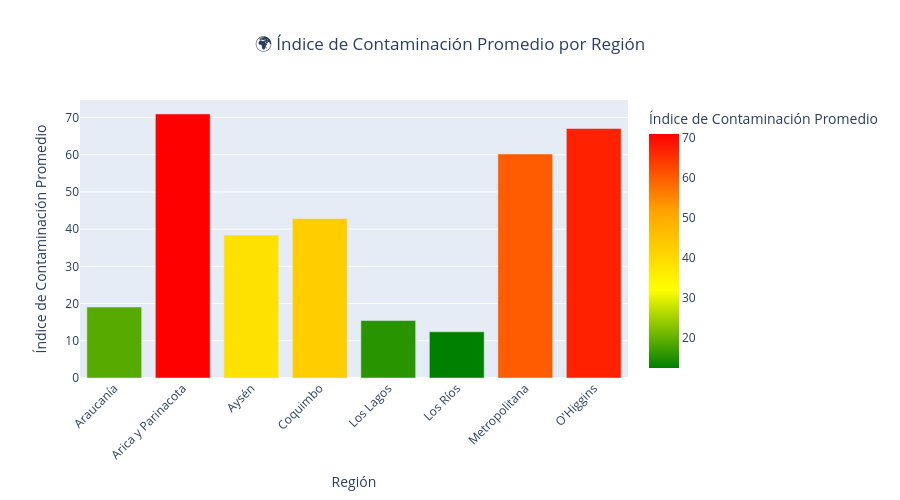
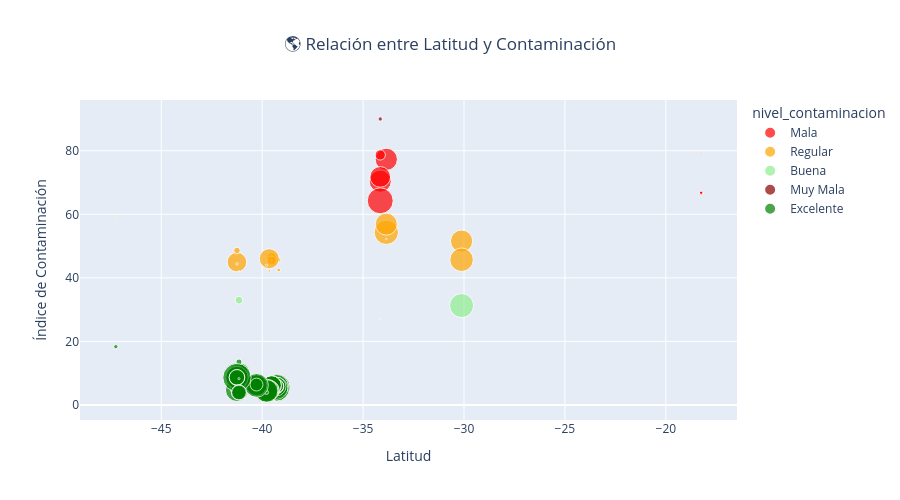

Notebook code for these charts, in order:
### Code cell
# 📊 Análisis geoespacial por región y visualizaciones complementarias

# 1. Análisis por región
print("📊 Creando análisis complementario por región...")

if len(estaciones_geo_validas) > 0:
    
    # Resumen por región
    region_summary = estaciones_geo_validas.groupby('region').agg({
        'indice_contaminacion': ['mean', 'count'],
        'FEC_MEDICION': 'sum',
        'Conductividad Específica (µS/cm a 25°C)': 'mean',
        'Ph a 25°C': 'mean'
    }).round(2)
    
    region_summary.columns = ['_'.join(col).strip() for col in region_summary.columns.values]
    region_summary = region_summary.reset_index()
    
    # Gráfico de barras por región - Índice de contaminación promedio
    fig_region = px.bar(
        region_summary,
        x='region',
        y='indice_contaminacion_mean',
        color='indice_contaminacion_mean',
        title='🌍 Índice de Contaminación Promedio por Región',
        labels={
            'region': 'Región',
            'indice_contaminacion_mean': 'Índice de Contaminación Promedio'
        },
        color_continuous_scale=['green', 'yellow', 'orange', 'red']
    )
    
    fig_region.update_layout(
        xaxis_tickangle=-45,
        height=500,
        title_x=0.5
    )
    
    fig_region.show()
    
    # 2. Mapa de calor de intensidad de monitoreo
    print("\n🔥 Creando mapa de calor de intensidad de monitoreo...")
    
    # Crear datos para mapa de calor
    heat_data = []
    for idx, row in estaciones_geo_validas.iterrows():
        # Usar número de mediciones como peso del punto de calor
        weight = min(row['FEC_MEDICION'] / 10, 50)  # Normalizar peso
        heat_data.append([row['lat'], row['lon'], weight])
    
    # Crear mapa de calor
    heat_map = folium.Map(
        location=[-35.0, -71.0],
        zoom_start=5,
        tiles='OpenStreetMap'
    )
    
    # Agregar capa de calor
    HeatMap(
        heat_data,
        radius=50,
        blur=25,
        max_zoom=1,
        name='Intensidad de Monitoreo'
    ).add_to(heat_map)
    
    # Agregar marcadores simplificados para referencia
    for idx, row in estaciones_geo_validas.iterrows():
        folium.CircleMarker(
            location=[row['lat'], row['lon']],
            radius=5,
            popup=f"{row['GLS_ESTACION'][:30]}...",
            color='blue',
            weight=1,
            fillOpacity=0.5
        ).add_to(heat_map)
    
    folium.LayerControl().add_to(heat_map)
    
    print("✅ Mapa de calor creado")
    
    # 3. Análisis de correlación geográfica
    print("\n🔍 Análisis de patrones geográficos...")
    
    # Scatter plot: Latitud vs Índice de contaminación
    fig_lat = px.scatter(
        estaciones_geo_validas,
        x='lat',
        y='indice_contaminacion',
        size='FEC_MEDICION',
        color='nivel_contaminacion',
        hover_name='GLS_ESTACION',
        title='🌎 Relación entre Latitud y Contaminación',
        labels={
            'lat': 'Latitud',
            'indice_contaminacion': 'Índice de Contaminación',
            'FEC_MEDICION': 'Número de Mediciones'
        },
        color_discrete_map=colores_contaminacion
    )
    
    fig_lat.update_layout(height=500, title_x=0.5)
    fig_lat.show()
    
    # 4. Resumen estadístico por zona geográfica
    print("\n📈 Resumen estadístico por zona geográfica:")
    
    # Clasificar por zona según latitud
    def clasificar_zona(lat):
        if lat > -30:
            return 'Norte'
        elif lat > -40:
            return 'Centro'
        else:
            return 'Sur'
    
    estaciones_geo_validas['zona'] = estaciones_geo_validas['lat'].apply(clasificar_zona)
    
    zona_stats = estaciones_geo_validas.groupby('zona').agg({
        'indice_contaminacion': ['mean', 'std', 'count'],
        'Conductividad Específica (µS/cm a 25°C)': 'mean',
        'Ph a 25°C': 'mean',
        'Temperatura Temperatura muestra °C': 'mean'
    }).round(2)
    
    print("Por zona geográfica:")
    for zona in ['Norte', 'Centro', 'Sur']:
        if zona in estaciones_geo_validas['zona'].values:
            zona_data = estaciones_geo_validas[estaciones_geo_validas['zona'] == zona]
            count = len(zona_data)
            avg_cont = zona_data['indice_contaminacion'].mean()
            avg_temp = zona_data['Temperatura Temperatura muestra °C'].mean()
            print(f"   🌍 {zona}: {count} estaciones, Contaminación: {avg_cont:.1f}, Temp: {avg_temp:.1f}°C")
    
    print(f"\n🎯 Estaciones georreferenciadas exitosamente: {len(estaciones_geo_validas)}")
    
    # Mostrar el mapa de calor
    heat_map
    
else:
    print("❌ No hay datos geoespaciales válidos para análisis")

### Figure 1 — Plotly figure (JSON) as saved in the notebook; plotly's stock layout.template omitted (floating-point values rounded to 4 significant figures)
{"data": [{"hovertemplate": "Región=%{x}<br>Índice de Contaminación Promedio=%{marker.color}<extra></extra>", "legendgroup": "", "marker": {"color": [19.09, 70.96, 38.4, 42.85, 15.43, 12.41, 60.19, 67.03], "coloraxis": "coloraxis", "pattern": {"shape": ""}}, "name": "", "orientation": "v", "showlegend": false, "textposition": "auto", "type": "bar", "x": ["Araucanía", "Arica y Parinacota", "Aysén", "Coquimbo", "Los Lagos", "Los Ríos", "Metropolitana", "O'Higgins"], "xaxis": "x", "y": [19.09, 70.96, 38.4, 42.85, 15.43, 12.41, 60.19, 67.03], "yaxis": "y"}], "layout": {"barmode": "relative", "coloraxis": {"colorbar": {"title": {"text": "Índice de Contaminación Promedio"}}, "colorscale": [[0, "green"], [0.3333, "yellow"], [0.6667, "orange"], [1, "red"]]}, "height": 500, "legend": {"tracegroupgap": 0}, "title": {"text": "🌍 Índice de Contaminación Promedio por Región", "x": 0.5}, "xaxis": {"anchor": "y", "domain": [0, 1], "tickangle": -45, "title": {"text": "Región"}}, "yaxis": {"anchor": "x", "domain": [0, 1], "title": {"text": "Índice de Contaminación Promedio"}}}}

### Figure 2 — Plotly figure (JSON) as saved in the notebook; plotly's stock layout.template omitted (floating-point values rounded to 4 significant figures)
{"data": [{"hovertemplate": "<b>%{hovertext}</b><br><br>nivel_contaminacion=Mala<br>Latitud=%{x}<br>Índice de Contaminación=%{y}<br>Número de Mediciones=%{marker.size}<extra></extra>", "hovertext": ["LAGO CHUNGARA-SECTOR CENTRO", "LAGO CHUNGARA-AJATA", "LAGO CHUNGARA-RIO CHUNGARA", "LAGUNA DE ACULEO FRENTE A CASA DE BOMBAS", "EMBALSE RAPEL EN SECTOR LAS BALSAS", "EMBALSE RAPEL EN SECTOR BRAZO ALHUE", "LAGO RAPEL EN LLALLAUQUEN", "EMBALSE RAPEL EN EL MURO (CA)"], "legendgroup": "Mala", "marker": {"color": "red", "size": [6, 5, 1, 214, 212, 186, 46, 292], "sizemode": "area", "sizeref": 0.8675, "symbol": "circle"}, "mode": "markers", "name": "Mala", "orientation": "v", "showlegend": true, "type": "scatter", "x": [-18.25, -18.25, -18.25, -33.85, -34.15, -34.15, -34.15, -34.15], "xaxis": "x", "y": [66.7, 66.8, 79.37, 77.31, 70.41, 71.77, 78.69, 64.26], "yaxis": "y"}, {"hovertemplate": "<b>%{hovertext}</b><br><br>nivel_contaminacion=Regular<br>Latitud=%{x}<br>Índice de Contaminación=%{y}<br>Número de Mediciones=%{marker.size}<extra></extra>", "hovertext": ["EMBALSE LA PALOMA EN SECTOR BRAZO RIO GRANDE", "EMBALSE LA PALOMA EN SECTOR BRAZO RIO GUATULAME", "LAGUNA DE ACULEO FRENTE PUNTILLA LEON", "LAGUNA DE ACULEO EN SECTOR DESAGUE", "LAGO COLICO RIO TRAFAMPULLI", "LAGO COLICO EN RIO CURACO", "RIO LLANQUIHUE ANTES LAGO PANGUIPULLI", "RIO COÑARIPE EN LAGO CALAFQUEN", "RIO MELILAHUEN EN LAGO CALAFQUEN", "ESTERO DIUCO EN LAGO CALAFQUEN", "ESTERO COMONAHUE EN LAGO CALAFQUEN", "ESTERO NILFE EN LAGO CALAFQUEN", "CANAL HUEINICA EN LAGO CALAFQUEN", "RIO HUANEHUE ANTES LAGO PANGUIPULLI", "RIO LLANQUIHUE 2 AFLUENTE LAGO PANGUIPULLI", "RIO NILTRE EN LAGO PANGUIPULLI", "RIO ENCO EN LAGO RIÑIHUE", "LAGO MAIHUE RIO BLANCO O PILLANLEUFU", "RIO MAULLIN EN LLANQUIHUE (EFLUENTE)", "LAGO RIESGO RIO LOS PINOS", "LAGO COCHRANE RIO DESAGUE"], "legendgroup": "Regular", "marker": {"color": "orange", "size": [214, 240, 256, 211, 9, 6, 167, 40, 38, 1, 2, 1, 1, 174, 3, 3, 2, 1, 19, 1, 2], "sizemode": "area", "sizeref": 0.8675, "symbol": "circle"}, "mode": "markers", "name": "Regular", "orientation": "v", "showlegend": true, "type": "scatter", "x": [-30.12, -30.12, -33.85, -33.85, -39.18, -39.18, -41.25, -39.53, -39.53, -39.53, -39.53, -39.53, -39.53, -39.65, -41.25, -39.65, -39.78, -33.85, -41.25, -41.15, -47.25], "xaxis": "x", "y": [51.56, 45.7, 54.33, 56.9, 45.66, 42.48, 44.96, 46.45, 45.37, 46.92, 43.86, 44.14, 45.56, 46.04, 44.39, 42.16, 43.95, 52.23, 48.59, 42.1, 58.48], "yaxis": "y"}, {"hovertemplate": "<b>%{hovertext}</b><br><br>nivel_contaminacion=Buena<br>Latitud=%{x}<br>Índice de Contaminación=%{y}<br>Número de Mediciones=%{marker.size}<extra></extra>", "hovertext": ["EMBALSE LA PALOMA EN SECTOR MURO", "LAGO TODOS LOS SANTOS EN SECTOR CENTRO", "Lago El Camino Centro"], "legendgroup": "Buena", "marker": {"color": "lightgreen", "size": [251, 27, 1], "sizemode": "area", "sizeref": 0.8675, "symbol": "circle"}, "mode": "markers", "name": "Buena", "orientation": "v", "showlegend": true, "type": "scatter", "x": [-30.12, -41.15, -34.15], "xaxis": "x", "y": [31.27, 32.95, 27.06], "yaxis": "y"}, {"hovertemplate": "<b>%{hovertext}</b><br><br>nivel_contaminacion=Muy Mala<br>Latitud=%{x}<br>Índice de Contaminación=%{y}<br>Número de Mediciones=%{marker.size}<extra></extra>", "hovertext": ["EMBALSE EL YESO (LM)"], "legendgroup": "Muy Mala", "marker": {"color": "darkred", "size": [8], "sizemode": "area", "sizeref": 0.8675, "symbol": "circle"}, "mode": "markers", "name": "Muy Mala", "orientation": "v", "showlegend": true, "type": "scatter", "x": [-34.15], "xaxis": "x", "y": [90.0], "yaxis": "y"}, {"hovertemplate": "<b>%{hovertext}</b><br><br>nivel_contaminacion=Excelente<br>Latitud=%{x}<br>Índice de Contaminación=%{y}<br>Número de Mediciones=%{marker.size}<extra></extra>", "hovertext": ["LAGUNA GRANDE DE SAN PEDRO EN SECTOR SUR", "LAGUNA GRANDE DE SAN PEDRO EN SECTOR CENTRO", "LAGUNA GRANDE DE SAN PEDRO EN SECTOR DESAGÜE", "LAGUNA GRANDE DE SAN PEDRO EN SECTOR CENTRO 2", "LAGO LANALHUE FRENTE A HOSTERIA", "LAGO COLICO EN PUERTO COLICO", "LAGO COLICO SECTOR CENTRO", "LAGO COLICO BAHIA RIO TRAFAMPULLI", "LAGO VILLARRICA EN PELAGIAL VILLARRICA", "LAGO VILLARRICA EN SECTOR MOLCO", "LAGO VILLARRICA EN SECTOR LA POZA", "LAGO VILLARRICA EN BAHIA PUCON", "LAGO VILLARRICA EN PELAGIAL CENTRO", "LAGO VILLARRICA EN LITORAL VILLARRICA", "LAGO VILLARRICA EN LITORAL SUR", "LAGO VILLARRICA EN LITORAL PUCON", "LAGO VILLARRICA EN LITORAL NORTE", "LAGO CALAFQUEN EN BAHIA LICANRAY", "LAGO CALAFQUEN EN CENTRO DEL LAGO", "LAGO CALAFQUEN EN BAHIA COÑARIPE", "LAGO PANGUIPULLI EN BAHIA PANGUIPULLI", "LAGO PANGUIPULLI EN CENTRO DEL LAGO", "LAGO PANGUIPULLI EN BAHIA CHOSHUENCO", "LAGO RIÑIHUE EN DESAGÜE", "LAGO RIÑIHUE EN RIÑIHUE", "LAGO RIÑIHUE EN ENCO", "LAGO RIÑIHUE EN SECTOR ENCO 2", "LAGO RIÑIHUE EN SECTOR CENTRO", "LAGO MAIHUE SECTOR LOS LLOLLES", "LAGO RANCO SECTOR BAHIA FUTRONO", "LAGO RANCO EN FUTRONO", "LAGO RANCO EN PUERTO NUEVO", "LAGO RANCO EN RIÑINAHUE", "LAGO RANCO EN RIÑINAHUE 2", "LAGO LLANQUIHUE EN PUERTO OCTAY", "LAGO LLANQUIHUE EN FRUTILLAR", "LAGO LLANQUIHUE EN PUERTO VARAS", "LAGO LLANQUIHUE EN ENSENADA", "LAGO LLANQUIHUE EN Z MAX", "LAGO LLANQUIHUE EN PUERTO OCTAY 2", "LAGO LLANQUIHUE EN FRUTILLAR 2", "LAGO LLANQUIHUE EN PUERTO VARAS 2", "LAGO TODOS LOS SANTOS SECTOR PEULLA", "LAGO TODOS LOS SANTOS  SECTOR PETROHUE", "LAGO TODOS LOS SANTOS SECTOR ISLAS MARGARITAS", "LAGO SAN ANTONIO Z MAX", "LAGO COCHRANE SECTOR BAHIA VIDAL"], "legendgroup": "Excelente", "marker": {"color": "green", "size": [184, 210, 150, 16, 229, 63, 75, 81, 318, 275, 235, 214, 149, 89, 81, 84, 83, 162, 162, 163, 132, 172, 169, 186, 239, 219, 2, 7, 128, 66, 195, 188, 244, 72, 211, 210, 221, 347, 54, 97, 106, 105, 97, 82, 97, 2, 8], "sizemode": "area", "sizeref": 0.8675, "symbol": "circle"}, "mode": "markers", "name": "Excelente", "orientation": "v", "showlegend": true, "type": "scatter", "x": [-41.15, -41.15, -41.15, -41.15, -41.25, -39.18, -39.18, -39.18, -39.28, -39.28, -39.28, -39.28, -39.28, -39.28, -39.28, -39.28, -39.28, -39.53, -39.53, -39.53, -39.65, -39.65, -39.65, -39.78, -39.78, -39.78, -39.78, -39.78, -41.15, -40.28, -40.28, -40.28, -40.28, -40.28, -41.25, -41.25, -41.25, -41.25, -41.25, -41.25, -41.25, -41.25, -41.15, -41.15, -41.15, -41.15, -47.25], "xaxis": "x", "y": [9.768, 9.842, 9.879, 13.5, 4.696, 2.766, 3.295, 3.219, 5.465, 5.213, 5.884, 5.235, 5.769, 5.757, 5.816, 5.98, 5.884, 6.127, 6.122, 6.133, 4.71, 4.59, 4.619, 4.435, 4.418, 4.413, 3.885, 3.919, 5.16, 6.464, 6.155, 6.188, 6.145, 6.403, 8.627, 8.678, 8.617, 8.629, 8.564, 8.482, 8.611, 8.713, 3.972, 3.878, 3.905, 8.26, 18.32], "yaxis": "y"}], "layout": {"height": 500, "legend": {"itemsizing": "constant", "title": {"text": "nivel_contaminacion"}, "tracegroupgap": 0}, "title": {"text": "🌎 Relación entre Latitud y Contaminación", "x": 0.5}, "xaxis": {"anchor": "y", "domain": [0, 1], "title": {"text": "Latitud"}}, "yaxis": {"anchor": "x", "domain": [0, 1], "title": {"text": "Índice de Contaminación"}}}}
